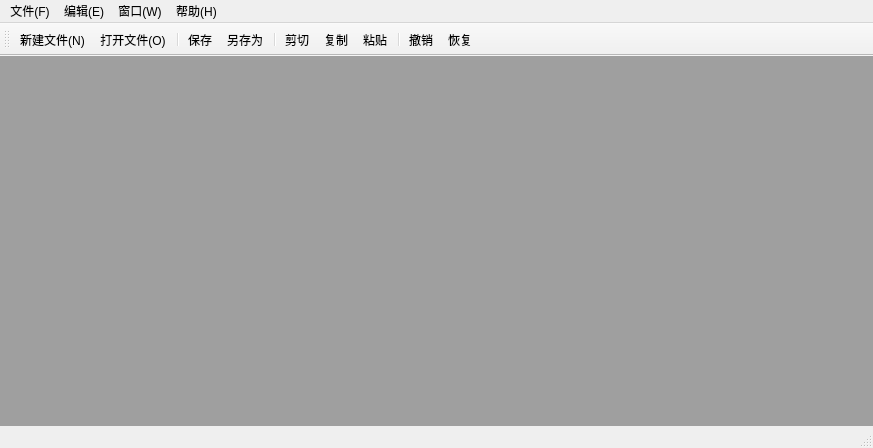
<?xml version="1.0" encoding="UTF-8"?>
<ui version="4.0">
 <class>MainWindow</class>
 <widget class="QMainWindow" name="MainWindow">
  <property name="geometry">
   <rect>
    <x>0</x>
    <y>0</y>
    <width>873</width>
    <height>448</height>
   </rect>
  </property>
  <property name="windowTitle">
   <string>MainWindow</string>
  </property>
  <widget class="QWidget" name="centralWidget">
   <property name="enabled">
    <bool>true</bool>
   </property>
   <property name="autoFillBackground">
    <bool>false</bool>
   </property>
   <layout class="QGridLayout" name="gridLayout">
    <property name="leftMargin">
     <number>0</number>
    </property>
    <property name="topMargin">
     <number>0</number>
    </property>
    <property name="rightMargin">
     <number>0</number>
    </property>
    <property name="bottomMargin">
     <number>0</number>
    </property>
    <item row="0" column="0">
     <widget class="QMdiArea" name="mdiArea"/>
    </item>
   </layout>
  </widget>
  <widget class="QMenuBar" name="menuBar">
   <property name="geometry">
    <rect>
     <x>0</x>
     <y>0</y>
     <width>873</width>
     <height>22</height>
    </rect>
   </property>
   <widget class="QMenu" name="menu_F">
    <property name="title">
     <string>文件(F)</string>
    </property>
    <addaction name="actionNew"/>
    <addaction name="actionOpen"/>
    <addaction name="separator"/>
    <addaction name="actionSave"/>
    <addaction name="actionSaveAs"/>
    <addaction name="separator"/>
    <addaction name="actionExit"/>
   </widget>
   <widget class="QMenu" name="menu_E">
    <property name="title">
     <string>编辑(E)</string>
    </property>
    <addaction name="actionUndo"/>
    <addaction name="actionRedo"/>
    <addaction name="separator"/>
    <addaction name="actionCut"/>
    <addaction name="actionCopy"/>
    <addaction name="actionPaste"/>
   </widget>
   <widget class="QMenu" name="menu_W">
    <property name="title">
     <string>窗口(W)</string>
    </property>
    <addaction name="actionClose"/>
    <addaction name="actionCloseAll"/>
    <addaction name="separator"/>
    <addaction name="actionTitle"/>
    <addaction name="actionCascade"/>
    <addaction name="separator"/>
    <addaction name="actionNext"/>
    <addaction name="actionPrevious"/>
   </widget>
   <widget class="QMenu" name="menu_H">
    <property name="title">
     <string>帮助(H)</string>
    </property>
    <addaction name="actionAbout"/>
    <addaction name="actionAboutQt"/>
   </widget>
   <addaction name="menu_F"/>
   <addaction name="menu_E"/>
   <addaction name="menu_W"/>
   <addaction name="menu_H"/>
  </widget>
  <widget class="QToolBar" name="mainToolBar">
   <attribute name="toolBarArea">
    <enum>TopToolBarArea</enum>
   </attribute>
   <attribute name="toolBarBreak">
    <bool>false</bool>
   </attribute>
   <addaction name="actionNew"/>
   <addaction name="actionOpen"/>
   <addaction name="separator"/>
   <addaction name="actionSave"/>
   <addaction name="actionSaveAs"/>
   <addaction name="separator"/>
   <addaction name="actionCut"/>
   <addaction name="actionCopy"/>
   <addaction name="actionPaste"/>
   <addaction name="separator"/>
   <addaction name="actionUndo"/>
   <addaction name="actionRedo"/>
  </widget>
  <widget class="QStatusBar" name="statusBar"/>
  <action name="actionNew">
   <property name="icon">
    <iconset>
     <normaloff>:/images/new.png</normaloff>:/images/new.png</iconset>
   </property>
   <property name="text">
    <string>新建文件(&amp;N)</string>
   </property>
   <property name="toolTip">
    <string>新建文件</string>
   </property>
   <property name="shortcut">
    <string>Meta+N</string>
   </property>
  </action>
  <action name="actionOpen">
   <property name="icon">
    <iconset>
     <normaloff>:/images/open.png</normaloff>:/images/open.png</iconset>
   </property>
   <property name="text">
    <string>打开文件(&amp;O)</string>
   </property>
   <property name="toolTip">
    <string>打开文件</string>
   </property>
   <property name="shortcut">
    <string>Meta+O</string>
   </property>
  </action>
  <action name="actionSave">
   <property name="icon">
    <iconset>
     <normaloff>:/images/save.png</normaloff>:/images/save.png</iconset>
   </property>
   <property name="text">
    <string>保存</string>
   </property>
   <property name="toolTip">
    <string>保存文件</string>
   </property>
   <property name="shortcut">
    <string>Meta+S</string>
   </property>
  </action>
  <action name="actionSaveAs">
   <property name="icon">
    <iconset>
     <normaloff>:/images/saveAs.png</normaloff>:/images/saveAs.png</iconset>
   </property>
   <property name="text">
    <string>另存为</string>
   </property>
   <property name="toolTip">
    <string>另存为</string>
   </property>
  </action>
  <action name="actionExit">
   <property name="icon">
    <iconset>
     <normaloff>:/images/exit.png</normaloff>:/images/exit.png</iconset>
   </property>
   <property name="text">
    <string>退出</string>
   </property>
   <property name="toolTip">
    <string>退出</string>
   </property>
  </action>
  <action name="actionUndo">
   <property name="icon">
    <iconset>
     <normaloff>:/images/undo.png</normaloff>:/images/undo.png</iconset>
   </property>
   <property name="text">
    <string>撤销</string>
   </property>
   <property name="toolTip">
    <string>撤销</string>
   </property>
   <property name="shortcut">
    <string>Meta+Z</string>
   </property>
  </action>
  <action name="actionRedo">
   <property name="icon">
    <iconset>
     <normaloff>:/images/redo.png</normaloff>:/images/redo.png</iconset>
   </property>
   <property name="text">
    <string>恢复</string>
   </property>
   <property name="toolTip">
    <string>恢复</string>
   </property>
   <property name="shortcut">
    <string>Meta+Y</string>
   </property>
  </action>
  <action name="actionCut">
   <property name="icon">
    <iconset>
     <normaloff>:/images/cut.png</normaloff>:/images/cut.png</iconset>
   </property>
   <property name="text">
    <string>剪切</string>
   </property>
   <property name="toolTip">
    <string>剪切</string>
   </property>
  </action>
  <action name="actionCopy">
   <property name="icon">
    <iconset>
     <normaloff>:/images/copy.png</normaloff>:/images/copy.png</iconset>
   </property>
   <property name="text">
    <string>复制</string>
   </property>
   <property name="toolTip">
    <string>复制</string>
   </property>
   <property name="shortcut">
    <string>Meta+C</string>
   </property>
  </action>
  <action name="actionPaste">
   <property name="icon">
    <iconset>
     <normaloff>:/images/paste.png</normaloff>:/images/paste.png</iconset>
   </property>
   <property name="text">
    <string>粘贴</string>
   </property>
   <property name="toolTip">
    <string>粘贴</string>
   </property>
  </action>
  <action name="actionClose">
   <property name="text">
    <string>关闭</string>
   </property>
   <property name="toolTip">
    <string>关闭</string>
   </property>
  </action>
  <action name="actionCloseAll">
   <property name="text">
    <string>关闭所有</string>
   </property>
   <property name="toolTip">
    <string>关闭所有</string>
   </property>
  </action>
  <action name="actionTitle">
   <property name="text">
    <string>平铺</string>
   </property>
   <property name="toolTip">
    <string>平铺</string>
   </property>
  </action>
  <action name="actionCascade">
   <property name="text">
    <string>层叠</string>
   </property>
   <property name="toolTip">
    <string>层叠</string>
   </property>
  </action>
  <action name="actionNext">
   <property name="icon">
    <iconset>
     <normaloff>:/images/next.png</normaloff>:/images/next.png</iconset>
   </property>
   <property name="text">
    <string>下一个</string>
   </property>
   <property name="toolTip">
    <string>下一个</string>
   </property>
  </action>
  <action name="actionPrevious">
   <property name="icon">
    <iconset>
     <normaloff>:/images/previous.png</normaloff>:/images/previous.png</iconset>
   </property>
   <property name="text">
    <string>前一个</string>
   </property>
   <property name="toolTip">
    <string>前一个</string>
   </property>
  </action>
  <action name="actionAbout">
   <property name="icon">
    <iconset>
     <normaloff>:/images/about.png</normaloff>:/images/about.png</iconset>
   </property>
   <property name="text">
    <string>关于</string>
   </property>
   <property name="toolTip">
    <string>关于</string>
   </property>
  </action>
  <action name="actionAboutQt">
   <property name="text">
    <string>关于Qt</string>
   </property>
   <property name="toolTip">
    <string>关于Qt</string>
   </property>
  </action>
 </widget>
 <layoutdefault spacing="6" margin="11"/>
 <resources/>
 <connections/>
</ui>
